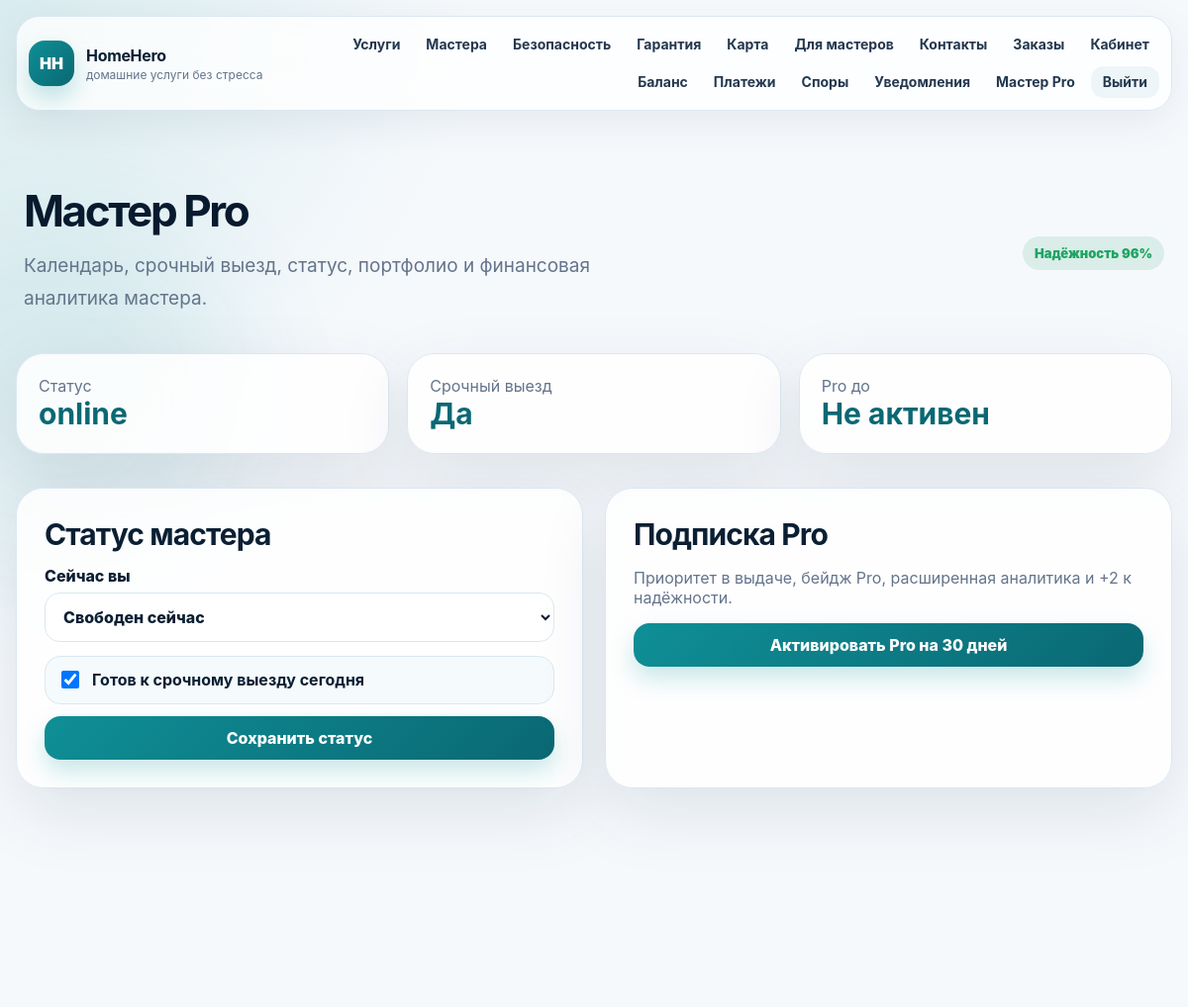
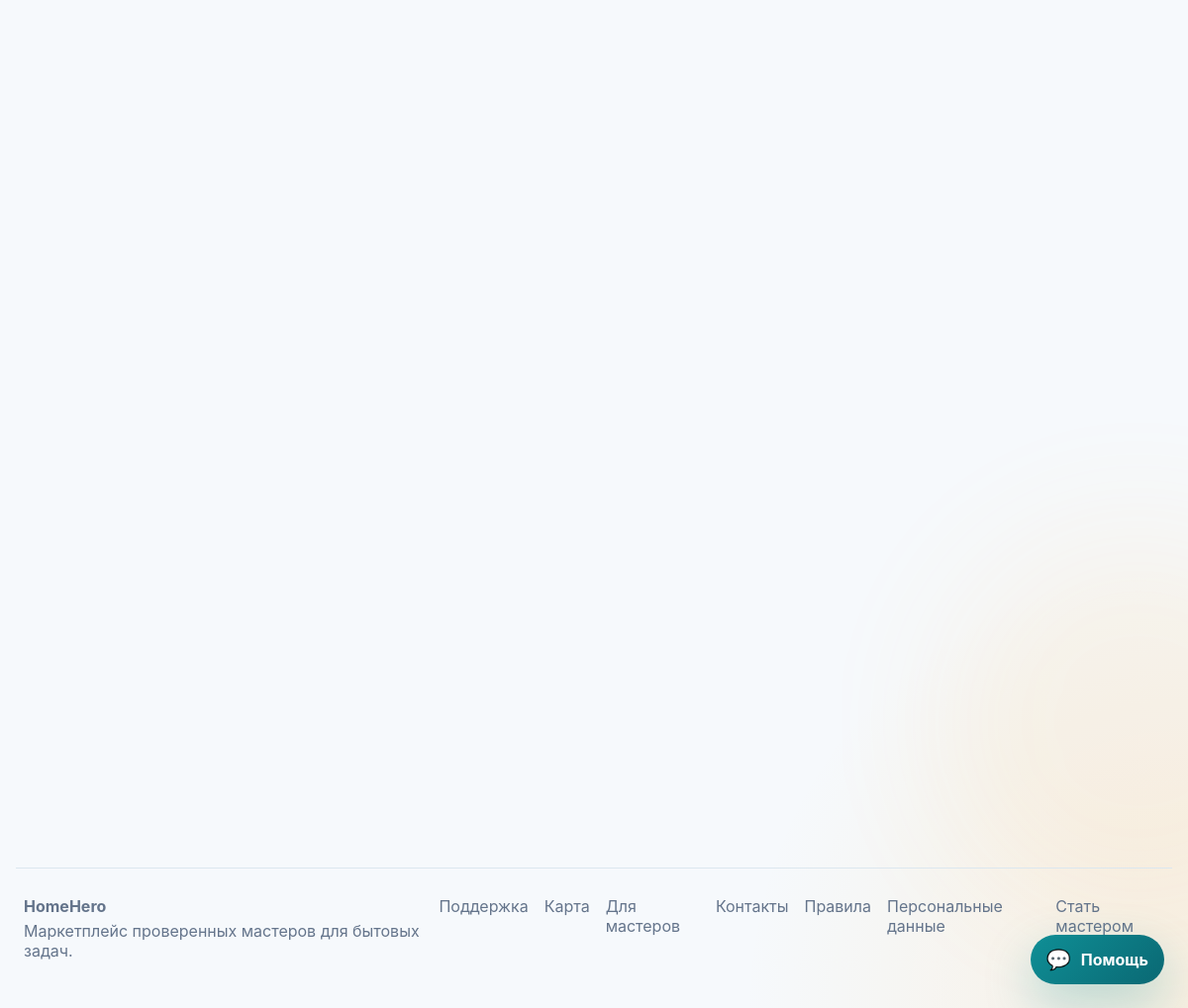
Screenshot of /master-tools (signed in) with the database file from the repository (2 pictures, top to bottom).
### tables this page shows
CREATE TABLE master_settings (
        user_id INTEGER PRIMARY KEY,
        work_status TEXT NOT NULL DEFAULT 'offline',
        urgent_enabled INTEGER NOT NULL DEFAULT 0,
        pro_until TEXT DEFAULT '',
        reliability_score INTEGER NOT NULL DEFAULT 95,
        FOREIGN KEY (user_id) REFERENCES users(id)
    );

### app.py (the view, shortened to what this page needs)
@app.route("/master-tools", methods=["GET", "POST"])
@login_required
@role_required("master", "admin")
def master_tools():
    if g.user["role"] != "master" and request.args.get("master_id") is None:
        master_id = g.user["id"]
    else:
        master_id = request.args.get("master_id", type=int) or g.user["id"]
    settings = one("SELECT * FROM master_settings WHERE user_id=?", (master_id,))
    if not settings:
        run("INSERT OR IGNORE INTO master_settings(user_id) VALUES (?)", (master_id,))
        settings = one("SELECT * FROM master_settings WHERE user_id=?", (master_id,))
    availability = all_rows("SELECT * FROM master_availability WHERE master_id=? ORDER BY id", (master_id,))
    portfolio = all_rows("SELECT * FROM portfolio_items WHERE master_id=? ORDER BY created_at DESC", (master_id,))
    orders = all_rows("SELECT * FROM orders WHERE master_id=? ORDER BY created_at DESC", (master_id,))
    return render_template("master_tools.html", settings=settings, availability=availability, portfolio=portfolio, orders=orders)

### app.py (called while the page is built)
def db():
    if "db" not in g:
        g.db = sqlite3.connect(app.config["DATABASE"])
        g.db.row_factory = sqlite3.Row
    return g.db

def one(sql, params=()):
    return db().execute(sql, params).fetchone()

def all_rows(sql, params=()):
    return db().execute(sql, params).fetchall()

@app.before_request
def load_user():
    user_id = session.get("user_id")
    g.user = one("SELECT * FROM users WHERE id=?", (user_id,)) if user_id else None

@app.context_processor
def globals_for_templates():
    try:
        categories = all_rows("SELECT * FROM categories ORDER BY name")
    except Exception:
        categories = []
    return {
        "nav_categories": categories,
        "status_labels": STATUS_LABELS,
        "payment_labels": PAYMENT_LABELS,
        "ticket_status_labels": TICKET_STATUS_LABELS,
        "ticket_priority_labels": TICKET_PRIORITY_LABELS,
        "verification_status_labels": VERIFICATION_STATUS_LABELS,
        "payment_event_labels": PAYMENT_EVENT_LABELS,
        "dispute_status_labels": DISPUTE_STATUS_LABELS,
        "avatar_src": avatar_src,
        "is_verified": is_verified,
        "current_year": datetime.now().year,
    }

def login_required(view):
    @wraps(view)
    def wrapped(**kwargs):
        if g.user is None:
            flash("Сначала войдите в аккаунт.", "warning")
            return redirect(url_for("login", next=request.path))
        return view(**kwargs)
    return wrapped

def role_required(*roles):
    def decorator(view):
        @wraps(view)
        def wrapped(**kwargs):
            if g.user is None:
                flash("Сначала войдите в аккаунт.", "warning")
                return redirect(url_for("login"))
            if g.user["role"] not in roles:
                abort(403)
            return view(**kwargs)
        return wrapped
    return decorator

### templates/master_tools.html (shortened to what this page needs)
{% extends "base.html" %}
{% block content %}
<section class="page-head compact">
  <div>
    <h1>Мастер Pro</h1>
    <p>Календарь, срочный выезд, статус, портфолио и финансовая аналитика мастера.</p>
  </div>
  <span class="verification-badge verified">Надёжность {{ settings.reliability_score }}%</span>
</section>
<section class="grid cards-3">
  <div class="metric"><span>Статус</span><strong>{{ settings.work_status }}</strong></div>
  <div class="metric"><span>Срочный выезд</span><strong>{{ 'Да' if settings.urgent_enabled else 'Нет' }}</strong></div>
  <div class="metric"><span>Pro до</span><strong>{{ settings.pro_until or 'Не активен' }}</strong></div>
</section>
<section class="section split">
  <form class="panel" method="post">
    <h2>Статус мастера</h2>
    <label>Сейчас вы
      <select name="work_status">
        <option value="online" {% if settings.work_status == 'online' %}selected{% endif %}>Свободен сейчас</option>
      </select>
    </label>
    <label class="legal-check"><input type="checkbox" name="urgent_enabled" {% if settings.urgent_enabled %}checked{% endif %}> <span>Готов к срочному выезду сегодня</span></label>
    <button class="btn btn-primary full">Сохранить статус</button>
  </form>
  <form class="panel" method="post">
    <h2>Подписка Pro</h2>
    <p class="muted">Приоритет в выдаче, бейдж Pro, расширенная аналитика и +2 к надёжности.</p>
    <button class="btn btn-primary full">Активировать Pro на 30 дней</button>
  </form>
</section>
<section class="section split">
    {% set weekdays = ['Пн','Вт','Ср','Чт','Пт','Сб','Вс'] %}
</section>
{% endblock %}

### static/css/style.css (style rules this page uses)
:root { --bg:#f6f9fc; --surface:#ffffff; --surface-2:#f0f7fb; --ink:#0b1f33; --muted:#64748b; --line:#dbe7ef; --primary:#0f8f96; --primary-dark:#0a6873; --accent:#ffb84d; --danger:#e34b5f; --green:#1fa463; --shadow:0 24px 70px rgba(12,42,71,.10); --radius:28px; }
* { box-sizing:border-box }
body { margin:0; font-family:Inter,Arial,sans-serif; color:var(--ink); background: radial-gradient(circle at top left,rgba(15,143,150,.13),transparent 30rem), radial-gradient(circle at bottom right,rgba(255,184,77,.15),transparent 28rem), var(--bg); }
button,input,select,textarea { font:inherit }
.btn { display:inline-flex;align-items:center;justify-content:center;gap:8px; border:0;border-radius:16px;padding:12px 18px;font-weight:800;cursor:pointer; transition:.2s transform,.2s box-shadow,.2s background }
.btn-primary { background:linear-gradient(135deg,var(--primary),var(--primary-dark));color:white;box-shadow:0 12px 24px rgba(15,143,150,.22) }
.full { width:100% }
.hero h1,.page-head h1 { font-size:58px;line-height:.96;margin:16px 0;color:#071a2e;letter-spacing:-.055em }
.hero p,.page-head p { font-size:19px;line-height:1.7;color:var(--muted);max-width:650px }
.stats,.grid { display:grid;gap:18px }
.stats div,.metric,.card,.panel,.service-card,.master-card { background:rgba(255,255,255,.86);border:1px solid var(--line);border-radius:var(--radius);box-shadow:var(--shadow) }
.stats strong,.metric strong { display:block;font-size:30px;color:var(--primary-dark) }
.stats span,.metric span,.muted { color:var(--muted) }
.section { margin:34px 0 }
.section-head h2,.panel h2 { margin:0 0 8px;font-size:30px;letter-spacing:-.03em }
.cards-3 { grid-template-columns:repeat(3,1fr) }
.split { display:grid;grid-template-columns:1fr 1fr;gap:22px }
.panel { padding:28px }
label { display:grid;gap:7px;margin:14px 0;font-weight:760 }
input,select,textarea { border:1px solid var(--line);border-radius:15px;padding:13px 14px;background:white;color:var(--ink);outline:none }
.page-head { padding:46px 8px 20px }
.page-head.compact { display:flex;align-items:center;justify-content:space-between;gap:20px }
.page-head.compact h1 { font-size:44px }
.metric { padding:22px }
.legal-check { display:flex; grid-template-columns:auto 1fr; align-items:flex-start; gap:10px; margin:12px 0; padding:12px; background:#f5fafc; border:1px solid var(--line); border-radius:16px; font-weight:650; line-height:1.45; }
.legal-check input { width:18px; height:18px; margin-top:2px; flex:0 0 auto; }
html { scroll-behavior:smooth }
.btn { position:relative;overflow:hidden }
.btn-primary:after { content:"";position:absolute;inset:-20% auto -20% 0;width:32%; background:linear-gradient(90deg,transparent,rgba(255,255,255,.45),transparent); transform:translateX(-140%) skewX(-18deg) }
.service-card,.master-card,.panel,.metric,.stats div,.contact-card,.safety-card,.testimonial,.process-step { transition:.25s transform,.25s box-shadow,.25s border-color }
.reveal { opacity:0;transform:translateY(24px) }
.reveal.visible { animation:fadeUp .75s cubic-bezier(.2,.8,.2,1) forwards }
.verification-badge { display:inline-flex;align-items:center;justify-content:center; padding:9px 12px;border-radius:999px;font-size:13px;font-weight:900 }
.verification-badge.verified { background:rgba(31,164,99,.13);color:var(--green) }
body { overflow-x:hidden }
.cards-3 { grid-template-columns:repeat(3,minmax(0,1fr)) }
.split { grid-template-columns:minmax(0,1fr) minmax(0,1fr) }
html,body { width:100%; max-width:100%; overflow-x:hidden!important; }
body { min-width:0; }
main,section,.section,.page-head,.hero,.stats,.grid,.split { max-width:100%!important; }
.cards-3 { grid-template-columns:repeat(3,minmax(0,1fr))!important; }
.split { grid-template-columns:minmax(0,1fr) minmax(0,1fr)!important; }

### rows the page displays
master_settings: reliability_score "96", work_status "online", urgent_enabled "Да", pro_until "Не активен", work_status "Свободен сейчас", urgent_enabled "☑"
